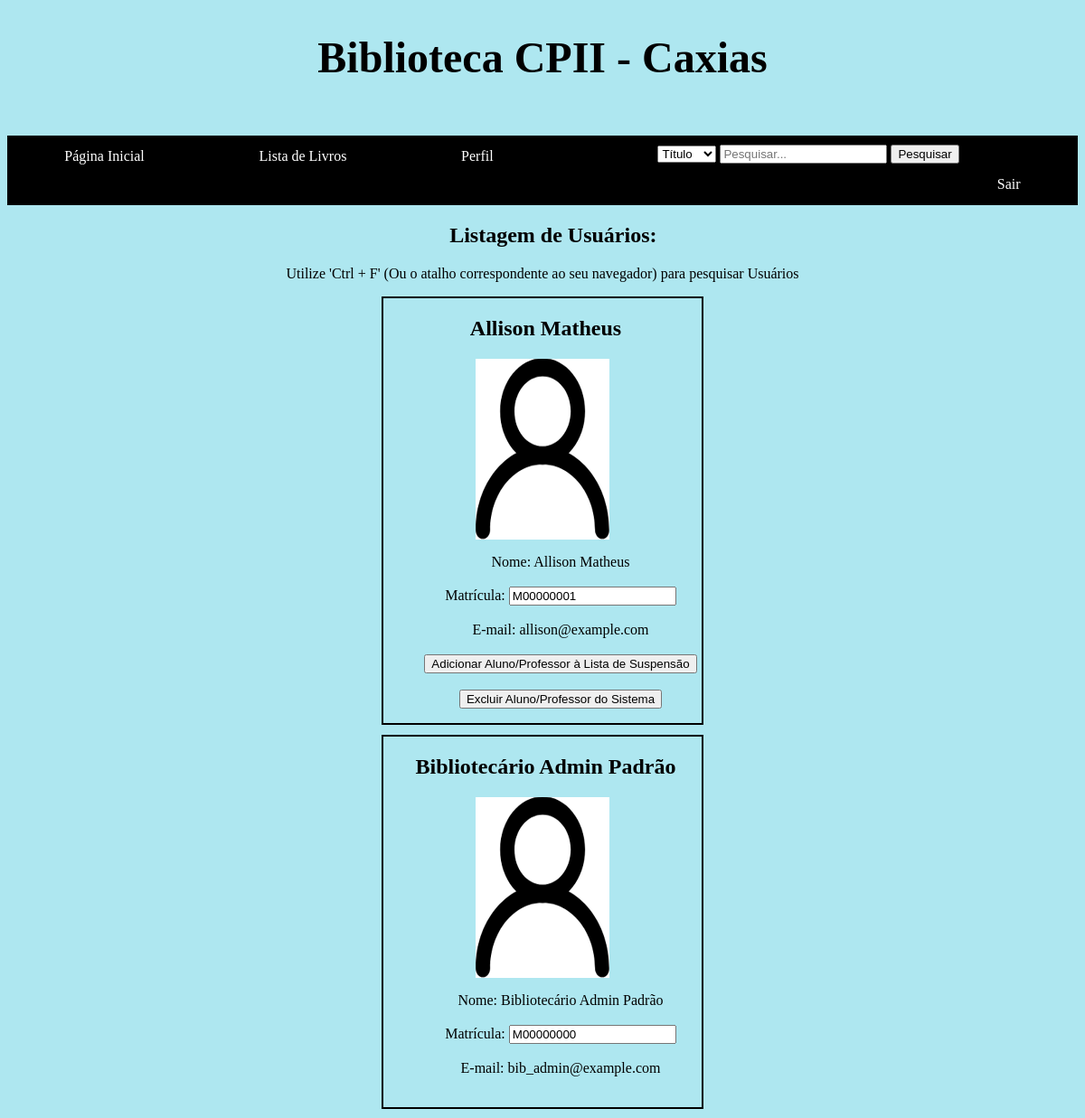
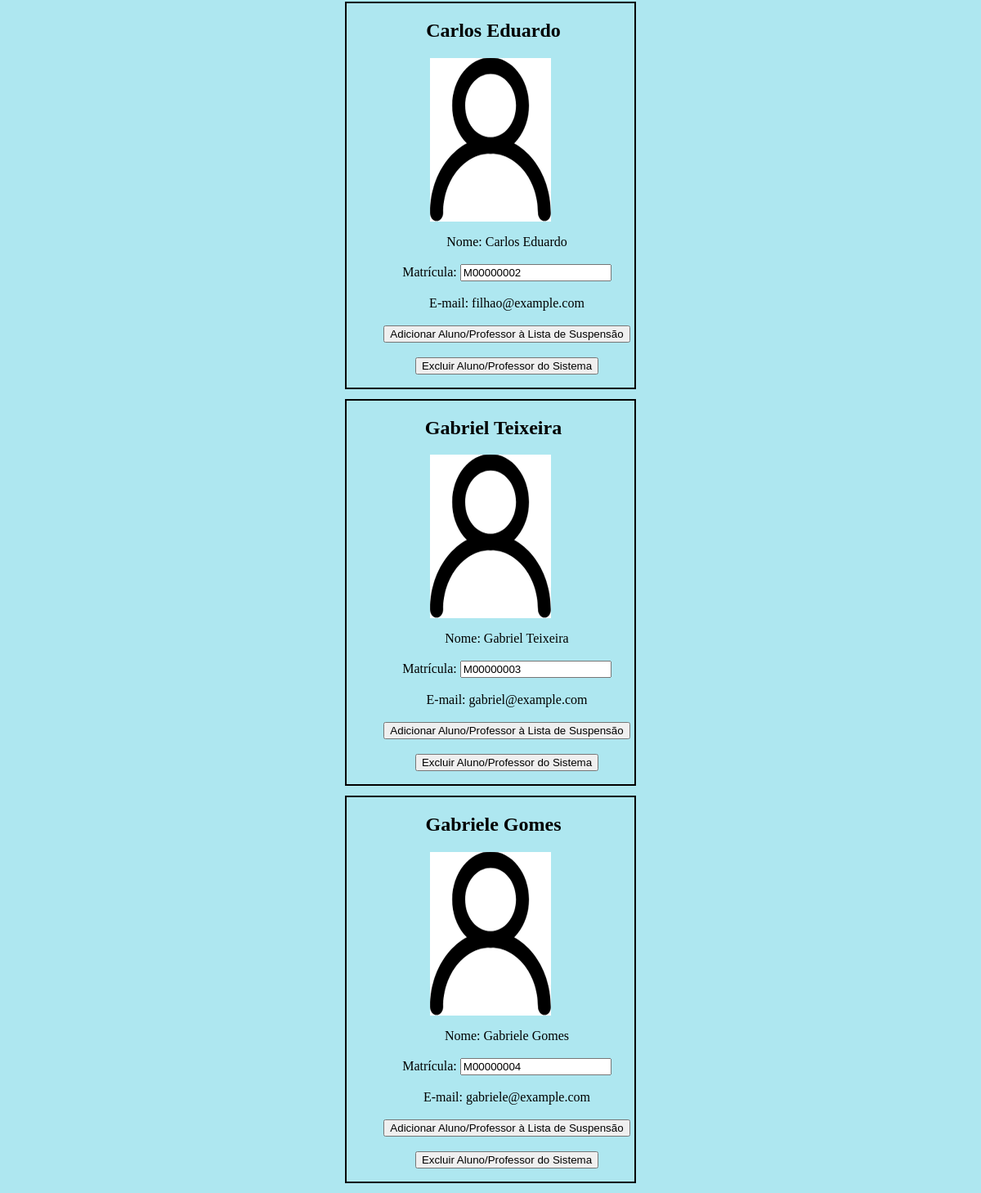
/Alexandr_IA/Listagem_Usuarios/Listagem_Usuarios.php (signed in), run on the app's committed database (2 pictures, top to bottom).
### tables this page shows
CREATE TABLE usuario(

    id INT NOT NULL PRIMARY KEY AUTO_INCREMENT,
    matricula VARCHAR(15),
    nome VARCHAR(255),
    email VARCHAR(63),
    senha VARCHAR(127),
    foto VARCHAR(127),
    banido BOOL,
	  telefone VARCHAR(31),
	  turma VARCHAR(7),
    status BOOL

);

### Alexandr_IA/Modelo/TabelaUsuários.php (called while the page is built, shortened)
<?php
	function TipoUsuario($id){
		$bd = CriaConexãoBd();
		$sql = $bd -> prepare('SELECT id FROM bibliotecario WHERE id = :id');
		$sql -> bindValue(':id', $id);
		$sql -> execute();
		if ($sql -> rowCount() == 1){
			$tipo = 1;
		} else {
			$tipo = 0;
			}
		return($tipo);
	}
	function Usuarios(){
		$bd = CriaConexãoBd();
		$sql = $bd -> prepare('SELECT * FROM usuario WHERE status = FALSE ORDER BY nome');
		$sql -> execute();
		$sql = $sql -> fetchAll(PDO::FETCH_ASSOC);
		return($sql);
	}
?>

### Alexandr_IA/Listagem_Usuarios/Listagem_Usuarios.php (the view, shortened to what this page needs)
<?php
  require_once('../Modelo/TabelaUsuários.php');
  require_once('../Modelo/TabelaUsuários.php');
?>
<html>
  <head>
  </head>
  <body>
    <h1>Biblioteca CPII - Caxias</h1>
    <div class="barra">
			<ul>
				<li>
					<a href="../PaginaInicial/PaginaInicial.php">Página Inicial</a>
				</li>
				<li>
					<a href="../Livro/listagemDeLivros.php">Lista de Livros</a>
				</li>
				<li>
					<a href="../Perfil/perfil.php">Perfil</a>
				</li>
				<div style="display: inline-block; margin-top:0.6%;" id="pesquisa">
				<form method="post" action="listagemDeLivros.php">
					<select name="tipoConsulta">
						<option value="pp_titulo">Título</option>
					</select>
					<input name="stringPesquisada" style="margin-top: 0.8%;" type="text" placeholder="Pesquisar...">
					<input type="submit" value="Pesquisar">
				</form>
			</div>
				<li id="sair">
					<a id = "sair" href="../Controlador/sair.php">Sair</a>
				</li>
			</ul>
		</div>
    <center><h2>Listagem de Usuários: </h2></center>
    <center><p> Utilize 'Ctrl + F' (Ou o atalho correspondente ao seu navegador) para pesquisar Usuários</p></center>
    <?php
      $usuarios = Usuarios();
      foreach ($usuarios as $usuario) {
        $tipo = TipoUsuario($usuario['id']);
		$banido = $usuario['banido'];
        if(empty($usuario['foto']) == true){
          $caminho = ('../Imagens/icon_usuarioPadrao.png');
        } else {
          $caminho = $usuario['foto'];
        }
        $id = $usuario['id'];
		if($banido == 0){
        echo('
        <div id="conteudo">');
		}
		echo('
          <h2>'.$usuario['nome'].'</h2>
          <img height="200px" width="148px" id="foto_perfil" src='.$caminho.'>
        <div id="infos">
          <ul>
              <li> Nome: '.$usuario['nome'].'</li>
              <br>
              <li>
                <form method="POST" action="alteraMatricula.php">
                  <input type="hidden" name="id" value="'.$usuario['id'].'">
                  <label>Matrícula: <input type="text" name="matricula" value="'.$usuario['matricula'].'"></label>
                </form>
              </li>
              <br>
              <li> E-mail: '.$usuario['email'].'</li>
              <br>
        ');
        if($tipo == 0){
          echo('
                <form method="post" action="banir.php">
                  <input type="hidden" value="'.$id.'" name="id">
                  <input type="submit" value="Adicionar Aluno/Professor à Lista de Suspensão">
                </form>
                <br>
                <form method="post" action="excluir.php">
				          <input type="hidden" value="'.$id.'" name="id">
                  <input type="button" value="Excluir Aluno/Professor do Sistema" onClick="Excluir('.$id.');">
                </form>
            </ul>
            </div>
          </div>
          ');
        }
        if($tipo == 1){
		  if($id == 1){
		    echo('
			  </ul>
			  </div>
			</div>
			');
		  }
        }
      }
    ?>
  </body>
</html>

### Alexandr_IA/Listagem_Usuarios/Listagem_Usuarios.php (style rules this page uses)
.barra li { float: left; padding-right: 4%; padding-left: 4%; }
.barra li a { display: block; color: white; text-align: center; padding: 14px 16px; text-decoration: none; }
.barra ul { list-style-type: none; margin-top: 5%; padding: 0; overflow: hidden; background-color: #000000; display: block; }
#sair { float: right; color: white; }
#pesquisa { margin-left: 10%; float: left; }
#conteudo { border: solid 2px; text-align: center; margin-left: 35%; margin-right: 35%; margin-bottom: 1%; }
#conteudo ul { list-style-type: none; }
h1 { margin-bottom: 2%; text-align: center; font-size: 48px; }
body { margin-top: 3%; background-color: rgb(174,231,240); }
h2 { margin-left: 2%; }
form { margin: 0; padding: 0; }

### data on the page
usuario: nome "Allison Matheus", matricula "M00000001", email "allison@example.com"
usuario: nome "Bibliotecário Admin Padrão", matricula "M00000000", email "bib_admin@example.com"
usuario: nome "Carlos Eduardo", matricula "M00000002", email "filhao@example.com"
usuario: nome "Gabriel Teixeira", matricula "M00000003", email "gabriel@example.com"
usuario: nome "Gabriele Gomes", matricula "M00000004", email "gabriele@example.com"
